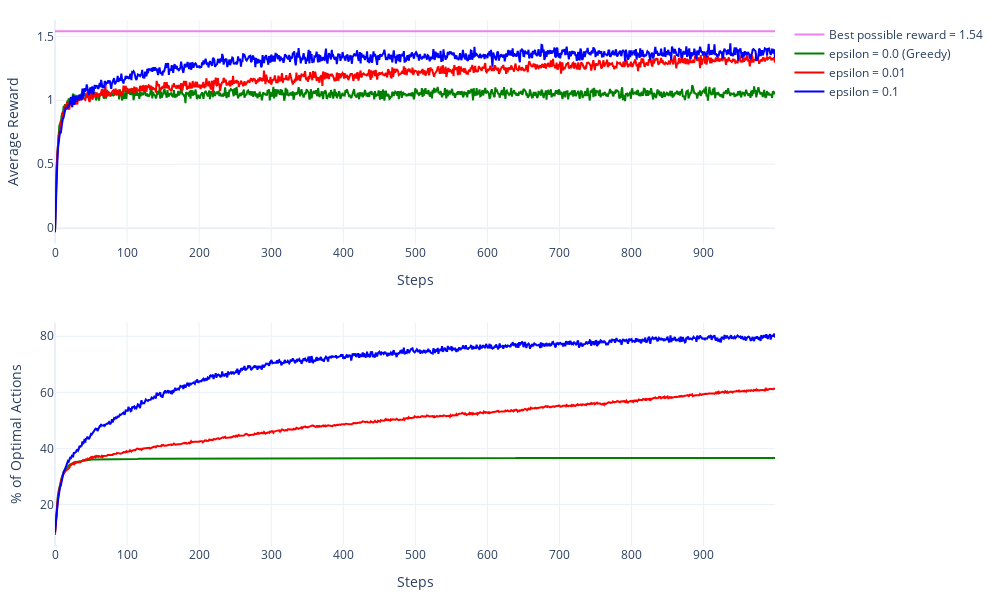

Notebook code for this chart:
### Code cell
colors = ["green", "red", "blue"]

fig = make_subplots(rows=2, cols=1)

fig.add_trace(trace=go.Scatter(
    y=1.54 + np.zeros(shape=(1_000,)),
    marker=dict(color="violet"),
    name="Best possible reward = 1.54",
), row=1, col=1)

for i, agent in enumerate(agents):
    fig.add_trace(trace=go.Scatter(
        y=average_rewards[i],
        marker=dict(color=colors[i]),
        name=f"epsilon = {agent.epsilon} " + ("(Greedy)" if agent.epsilon == 0.0 else ""),
    ), row=1, col=1)
    
    fig.add_trace(trace=go.Scatter(
        y=optimal_action_pct[i],
        marker=dict(color=colors[i]),
        showlegend=False
    ), row=2, col=1)

fig.update_xaxes(title_text="Steps", row=1, col=1)
fig.update_xaxes(title_text="Steps", row=2, col=1)
fig.update_yaxes(title_text="Average Reward", row=1, col=1)
fig.update_yaxes(title_text="% of Optimal Actions", row=2, col=1)
fig.update_layout(
    template="plotly_white",
    margin=dict(l=50, r=30, t=20, b=40),
    width=1000,
    height=600,
)
fig.show()

### Figure 1 — Plotly figure (JSON) as saved in the notebook; plotly's stock layout.template omitted (floating-point values rounded to 4 significant figures; data arrays with more than 128 entries replaced by an {"elided": "..."} marker saying what was removed)
{"data": [{"marker": {"color": "violet"}, "name": "Best possible reward = 1.54", "type": "scatter", "xaxis": "x", "y": {"elided": "1000 float values"}, "yaxis": "y"}, {"marker": {"color": "green"}, "name": "epsilon = 0.0 (Greedy)", "type": "scatter", "xaxis": "x", "y": {"elided": "1000 float values"}, "yaxis": "y"}, {"marker": {"color": "green"}, "showlegend": false, "type": "scatter", "xaxis": "x2", "y": {"elided": "1000 float values"}, "yaxis": "y2"}, {"marker": {"color": "red"}, "name": "epsilon = 0.01 ", "type": "scatter", "xaxis": "x", "y": {"elided": "1000 float values"}, "yaxis": "y"}, {"marker": {"color": "red"}, "showlegend": false, "type": "scatter", "xaxis": "x2", "y": {"elided": "1000 float values"}, "yaxis": "y2"}, {"marker": {"color": "blue"}, "name": "epsilon = 0.1 ", "type": "scatter", "xaxis": "x", "y": {"elided": "1000 float values"}, "yaxis": "y"}, {"marker": {"color": "blue"}, "showlegend": false, "type": "scatter", "xaxis": "x2", "y": {"elided": "1000 float values"}, "yaxis": "y2"}], "layout": {"height": 600, "margin": {"b": 40, "l": 50, "r": 30, "t": 20}, "width": 1000, "xaxis": {"anchor": "y", "domain": [0, 1], "title": {"text": "Steps"}}, "xaxis2": {"anchor": "y2", "domain": [0, 1], "title": {"text": "Steps"}}, "yaxis": {"anchor": "x", "domain": [0.575, 1], "title": {"text": "Average Reward"}}, "yaxis2": {"anchor": "x2", "domain": [0, 0.425], "title": {"text": "% of Optimal Actions"}}}}
